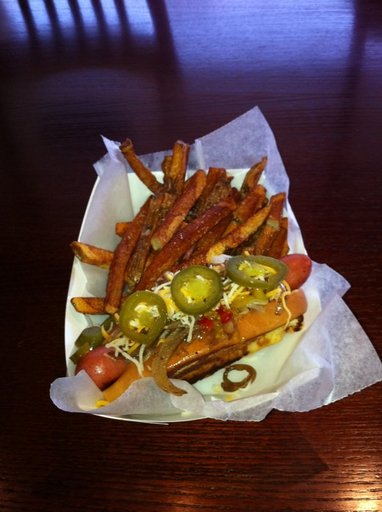
#> input picture david/color/data_set/test/hot_dog/133012.jpg, 382 x 512 px, found by its file name; its folder holds only this picture in this run
$ jupyter execute --allow-errors 'Hot Dog.ipynb'   (shell and % lines are left out)
#> lines starting #> are read from the running program, lines starting #| are printed output that depends on the picture
[cell 1]
# Retrieving data set of hot dogs
testH = '/Users/alexanderjensen/Downloads/hot-dog-not-hot-dog/test/hot_dog/'
testNH = '/Users/alexanderjensen/Downloads/hot-dog-not-hot-dog/test/not_hot_dog/'
trainH = '/Users/alexanderjensen/Downloads/hot-dog-not-hot-dog/train/hot_dog/'
trainNH = '/Users/alexanderjensen/Downloads/hot-dog-not-hot-dog/train/not_hot_dog/'

# 250 in each test one, 249 in each train one

[cell 2]
# Loading and displaying data in grayscale
import numpy as np
from cv2 import imread, resize
from matplotlib import cm, pyplot as plt


def print_image(x):
    x = x.reshape(200, 200)
    plt.imshow(x, cmap = cm.binary, interpolation = "nearest")
    plt.axis("off")
    plt.show()


def main():
    example = testH + "171875.jpg"
    img = 1-imread(example, 0)
    img.reshape(-1)
    print_image(img)

#> (the rest of this cell did not finish here and is left out)

[cell 3]
# Creating data set in manageable way
import numpy as np
from cv2 import imread, resize
from matplotlib import cm, pyplot as plt
import os

path = "./" # Current directory
#> path = './'
#> `img = 1-imread(folder+file, 0)`:
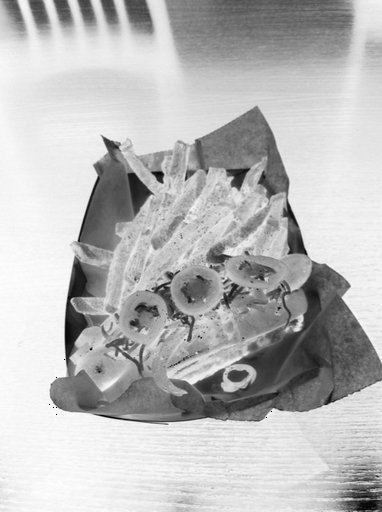
#> img: shape (512, 382); min 0, max 255, mean 186.2
dataset = []
dim = (200, 200)
#> (the rest of this cell did not finish here and is left out)


$ run again, on david/color/data_set/test/hot_dog/180961.jpg
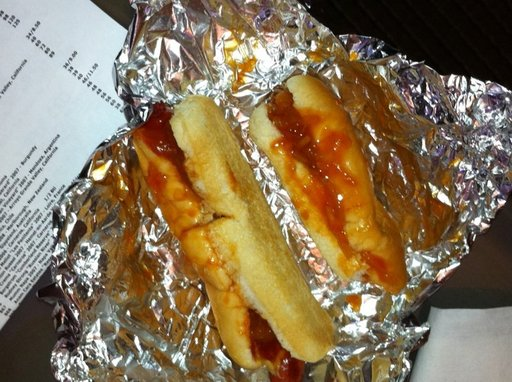
#> input picture david/color/data_set/test/hot_dog/180961.jpg, 512 x 382 px, found by its file name
#> path = './'
#> `img = 1-imread(folder+file, 0)`:
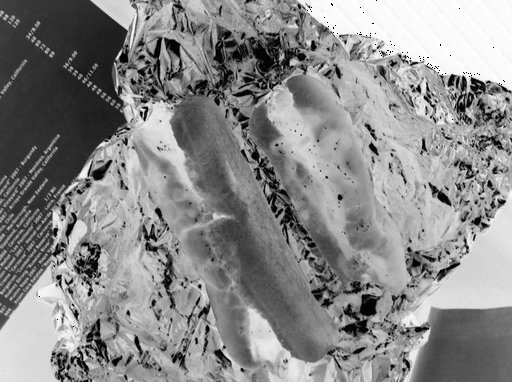
#> img: shape (382, 512); min 0, max 255, mean 137.6

$ run again, on david/color/data_set/test/hot_dog/183400.jpg
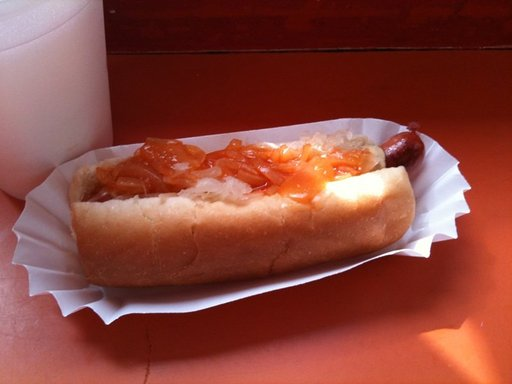
#> input picture david/color/data_set/test/hot_dog/183400.jpg, 512 x 384 px, found by its file name
#> path = './'
#> `img = 1-imread(folder+file, 0)`:
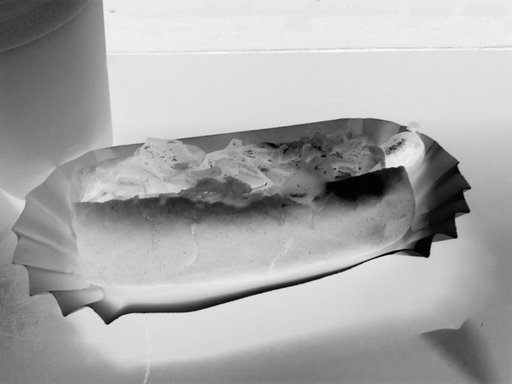
#> img: shape (384, 512); min 2, max 252, mean 168.7

$ run again, on david/color/data_set/test/hot_dog/207335.jpg
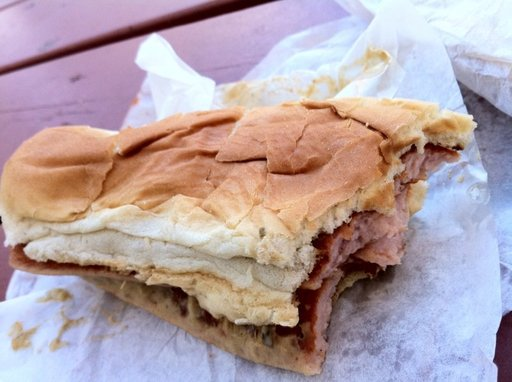
#> input picture david/color/data_set/test/hot_dog/207335.jpg, 512 x 382 px, found by its file name
#> path = './'
#> `img = 1-imread(folder+file, 0)`:
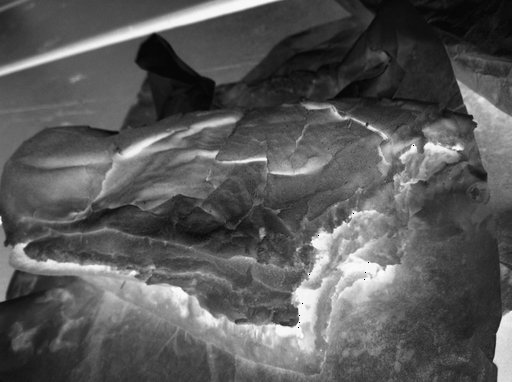
#> img: shape (382, 512); min 0, max 255, mean 89.2

$ run again, on david/color/data_set/test/hot_dog/146834.jpg
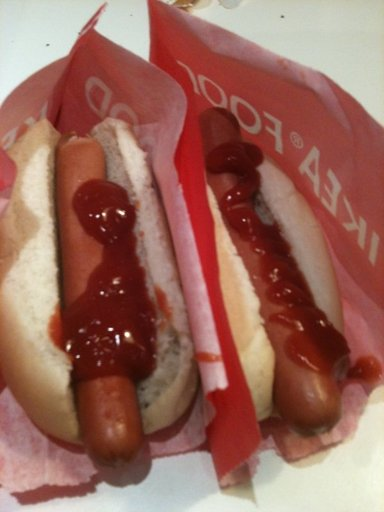
#> input picture david/color/data_set/test/hot_dog/146834.jpg, 384 x 512 px, found by its file name
#> path = './'
#> `img = 1-imread(folder+file, 0)`:
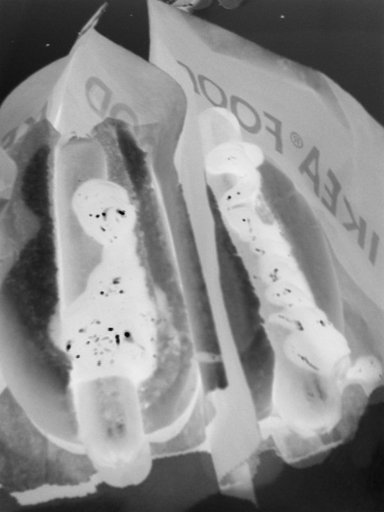
#> img: shape (512, 384); min 2, max 238, mean 138.2
